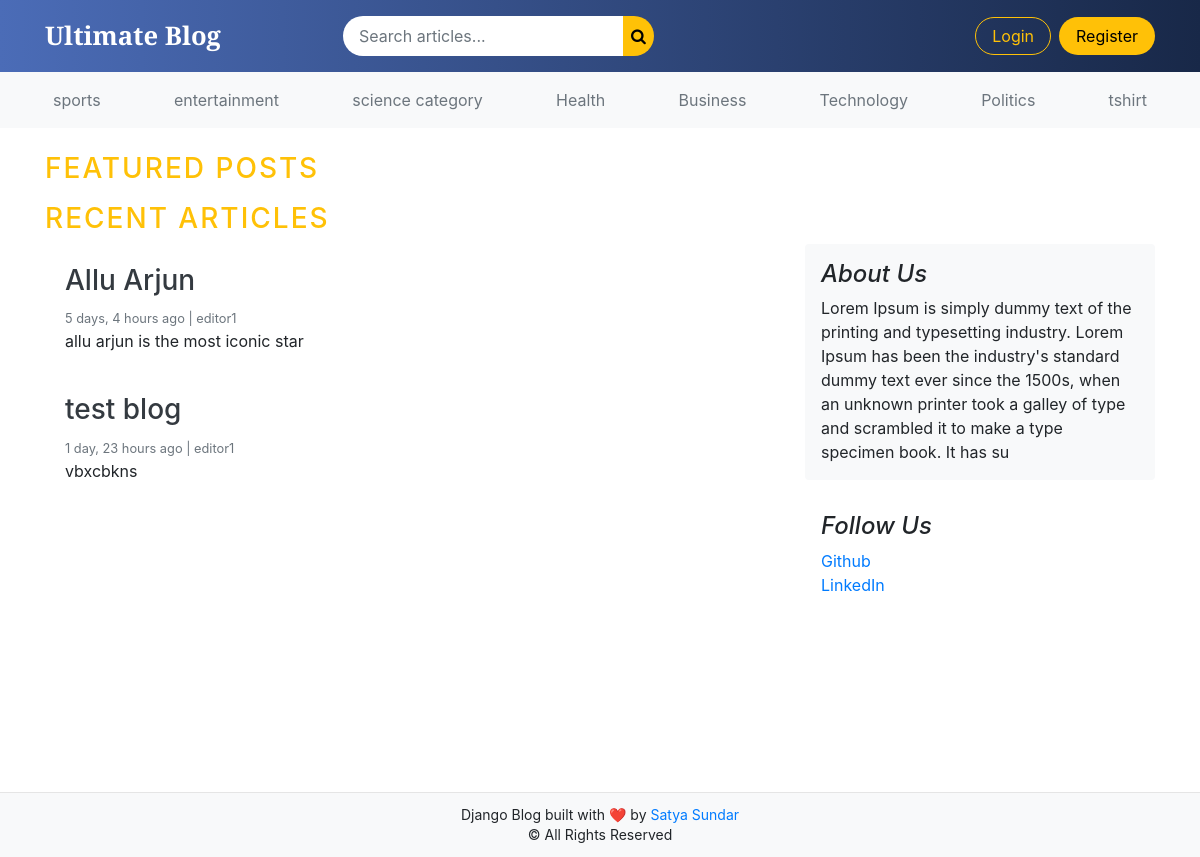
The page / on the database its author committed.
### blogs/models.py (models this page shows, shortened)
class Category(models.Model):
    category_name =models.CharField(max_length=50, unique=True)
    created_at =models.DateTimeField(auto_now_add=True)
    updated_at =models.DateTimeField(auto_now=True)
    class Meta:
        verbose_name_plural ='Categories'

class Blog(models.Model):
    title =models.CharField()
    slug =models.SlugField(max_length=150,unique=True)
    category=models.ForeignKey(Category, on_delete=models.CASCADE)
    author=models.ForeignKey(User, on_delete=models.CASCADE)
    featured_image =models.ImageField(upload_to='uploads/%y/%m/%d')
    short_description=models.TextField()
    blog_body =models.TextField(max_length=2000)
    status = models.CharField(max_length=20, choices=STATUS_CHOICES, default="Draft")
    is_featured=models.BooleanField(default=False)
    created_at=models.DateTimeField(auto_now_add=True)
    updated_at=models.DateTimeField(auto_now=True)

### assignments/models.py (models this page shows, shortened)
class About(models.Model):
    about_heading=models.CharField(max_length=25)
    about_description =models.TextField(max_length=255)
    created_at=models.DateTimeField(auto_now_add=True)
    updated_at=models.DateTimeField(auto_now=True)
    class Meta:
        verbose_name_plural ='About'

class SocialLink(models.Model):
    platform =models.CharField(max_length=100)
    link=models.URLField(blank=True,null=True)
    created_at=models.DateTimeField(auto_now_add=True)
    updated_at=models.DateTimeField(auto_now=True)

### blog_main/views.py (the view)
# urls.py: 2. Add a URL to urlpatterns:  path('', views.home, name='home')
def home(request):
    featured_posts =Blog.objects.filter(is_featured =True, status='Published').order_by('updated_at')
    posts =Blog.objects.filter(is_featured =False, status='Published')
    try:
        about =About.objects.first()
    except:
        about =None
    context ={
        'featured_posts':featured_posts,
        'posts':posts,
        'about':about,
    }
    return render(request, 'home.html',context)
    return  render(request, 'home.html')

### blogs/context_processors.py (called while the page is built)
def get_categories(request):
    categories =Category.objects.all()
    return dict(categories=categories)

def get_social_links(request):
    social_links = SocialLink.objects.all()
    return dict(social_links=social_links)

### templates/home.html (shortened to what this page needs)
{% extends "base.html" %}
{% block content %}
<h3 class="text-uppercase text-warning" style="letter-spacing: 2px;">Featured Posts</h3>
  <h3 class="text-uppercase text-warning" style="letter-spacing: 2px;">Recent Articles</h3>
  <main role="main" class="container p-0">
    <div class="row">
      <div class="col-md-8 blog-main">
       {% for post in posts %}
       <div class="card border-0" >
          <div class="card-body">
            <h3> <a href="{% url 'blogs' post.slug %}" class="text-dark">{{ post.title }}</a></h3>
            <small class="mb-1 text-muted">{{ post.created_at | timesince }} ago | {{ post.author }}</small>
            <p class="card-text">{{ post.short_description | truncatewords:25 }}</p>
          </div>
        </div>
    {% endfor %}
        </div>
      <aside class="col-md-4 blog-sidebar">
        <div class="p-3 mb-3 bg-light rounded">
          <h4 class="font-italic">{{about.about_heading}}</h4>
          <p class="mb-0">{{  about.about_description  }}</p>
        </div>
      {% if social_links %}
        <div class="p-3">
          <h4 class="font-italic">Follow Us</h4>
          <ol class="list-unstyled">
            {% for i in social_links%}
            <li><a href="{{ i.link }}" target="_blank">{{ i.platform }}</a></li>
            {% endfor %}
          </ol>
        </div>
        {% endif %}
      </aside>
    </div>
  </main>
</div>
{% endblock %}

### templates/base.html (shortened to what this page needs)
{% load static %}
<!DOCTYPE html>
<html lang="en">
<head>
    <link rel="stylesheet" href="https://getbootstrap.com/docs/4.0/dist/css/bootstrap.min.css">
    <link rel="stylesheet" href="{% static 'css/style.css' %}">
    <link rel="stylesheet" href="https://cdnjs.cloudflare.com/ajax/libs/font-awesome/4.7.0/css/font-awesome.min.css">
</head>
<body>
<div class="page-wrapper">
<nav class="navbar navbar-expand-lg custom-navbar sticky-top">
    <div class="container">
        <a class="navbar-brand logo-text" href="/">Ultimate Blog</a>
        <div class="collapse navbar-collapse" id="mainNavbar">
            <form class="form-inline mx-auto search-box" action="{% url 'search' %}" method="GET">
                <input class="form-control search-input" type="search" name="keyword"
                       value="{{ keyword }}" placeholder="Search articles...">
                <button class="btn btn-search p-2" type="submit">
                    <i class="fa fa-search"></i>
                </button>
            </form>
            <ul class="navbar-nav ml-auto align-items-center">
                {% if user.is_authenticated %}
                    <li class="nav-item">
                        <a class="nav-link nav-hover" href="{% url 'dashboard' %}">
                            <i class="fa fa-dashboard"></i> Dashboard
                        </a>
                    </li>
                    <li class="nav-item ml-2">
                       <form method="post" action="{% url 'logout' %}"
      onsubmit="return confirm('Are you sure you want to logout?');">
    {% csrf_token %}
    <button class="btn btn-logout" type="submit">Logout</button>
</form>
                    </li>
                {% else %}
                    <li class="nav-item">
                        <a class="btn btn-login" href="{% url 'login' %}">Login</a>
                    </li>
                    <li class="nav-item ml-2">
                        <a class="btn btn-register" href="{% url 'register' %}">Register</a>
                    </li>
                {% endif %}
            </ul>
        </div>
    </div>
</nav>
<div class="nav-scroller py-2 mb-3 bg-light">
    <div class="container">
        <nav class="nav d-flex justify-content-between">
            {% for cat in categories %}
                <a class="p-2 text-muted category-link"
                   href="{% url 'post_by_category' cat.id %}">
                    {{ cat.category_name }}
                </a>
            {% endfor %}
        </nav>
    </div>
</div>
<main id="page-content">
    <div class="container mt-4">
        {% block content %}
        {% endblock %}
    </div>
<footer class="blog-footer">
    <div class="footer-inner">
        <span>
            Django Blog built with ❤️ by
            <a href="https://github.com/satyaumi/django-blocg" target="_blank">
                Satya Sundar
            </a>
        </span>
        <span class="d-block">© All Rights Reserved</span>
    </div>
</footer>
</body>
</html>

### static/css/style.css (style rules this page uses)
.custom-navbar { background: linear-gradient(90deg, #4b6cb7, #182848); padding: 12px 0; }
.logo-text { font-family: 'Playfair Display', serif; font-size: 1.6rem; color: #fff !important; font-weight: 700; }
.search-box { max-width: 420px; width: 100%; }
.search-input { border-radius: 30px 0 0 30px; border: none; padding: 8px 16px; }
.btn-search { border-radius: 0 30px 30px 0; background: #ffc107; border: none; color: #000; }
.btn-login { background: transparent; border: 1px solid #ffc107; color: #ffc107; border-radius: 20px; padding: 6px 16px; }
.btn-register { background: #ffc107; color: #000; border-radius: 20px; padding: 6px 16px; }
html, body { height: 100%; margin: 0; }
body { display: flex; flex-direction: column; }
#page-content { flex: 1; min-height: calc(100vh - 160px); }
.blog-footer { background: #f8f9fa; border-top: 1px solid #e5e5e5; padding: 12px 0; text-align: center; }
.footer-inner { font-size: 14px; line-height: 1.4; }

### rows shown on the page
Category: category_name "sports"
Category: category_name "entertainment"
Category: category_name "science category"
Category: category_name "Health"
Category: category_name "Business"
Category: category_name "Technology"
Category: category_name "Politics"
Category: category_name "tshirt"
Blog: title "Allu Arjun", created_at "5 days, 4 hours", author "editor1", short_description "allu arjun is the most iconic star"
Blog: title "test blog", created_at "1 day, 23 hours", author "editor1", short_description "vbxcbkns"
About: about_heading "About Us", about_description "Lorem Ipsum is simply dummy text of the printing and typesetting industry. Lorem Ipsum has been the industry's standard dummy text ever since the 1500s, when an unknown printer took a galley of type and scrambled it to make a type specimen book. It has su"
SocialLink: platform "Github"
SocialLink: platform "LinkedIn"
